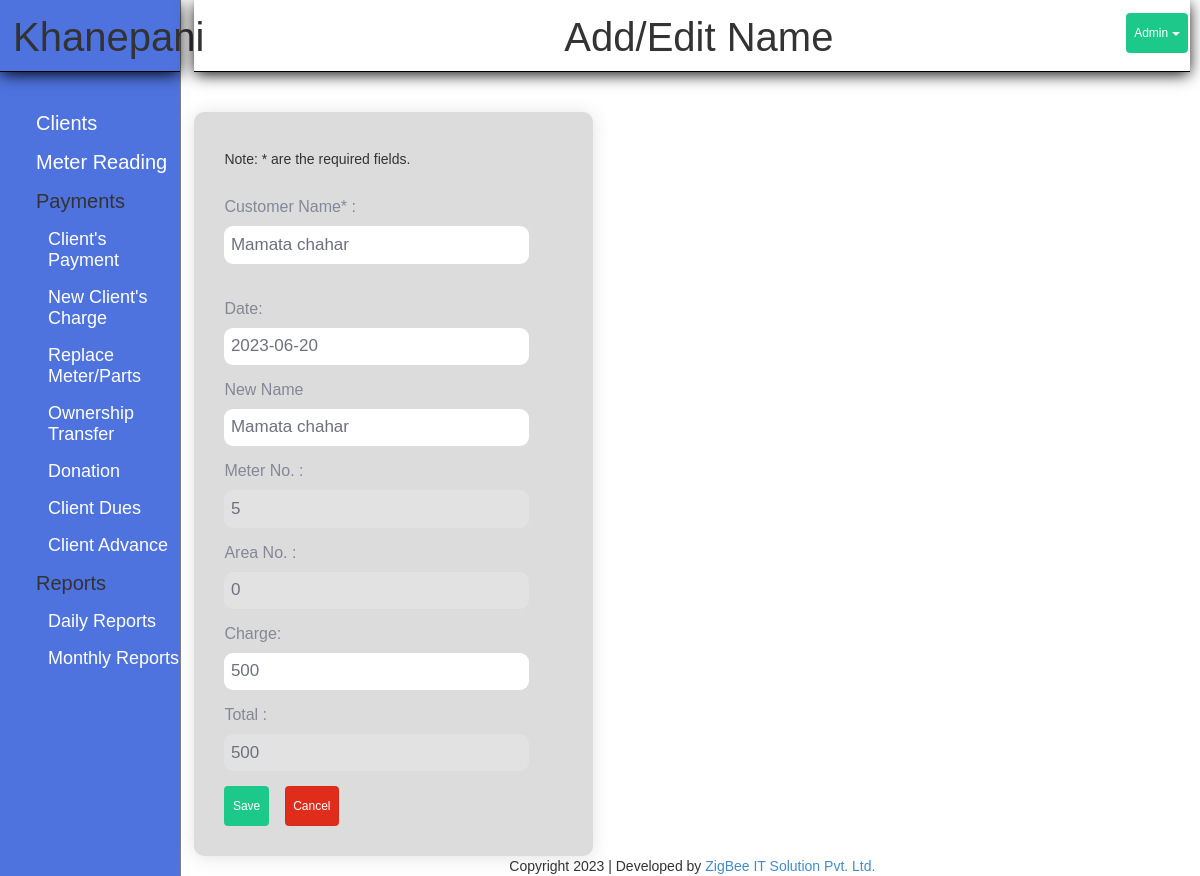
/index.php?page=ownership_transfer_form&edit_id=1&cid=5 (signed in), run on the app's committed database.
### tables this page shows
CREATE TABLE `owner_transfer` (
  `id` int(11) NOT NULL,
  `cid` int(11) NOT NULL,
  `old_owner` text NOT NULL,
  `new_owner` text NOT NULL,
  `charge` int(11) NOT NULL,
  `paid_date` date NOT NULL
);

CREATE TABLE `client` (
  `id` int(11) NOT NULL,
  `name` varchar(30) NOT NULL,
  `phone` bigint(11) NOT NULL,
  `joinned` date DEFAULT NULL,
  `gharnum` varchar(10) DEFAULT NULL,
  `area` varchar(20) NOT NULL,
  `meter` varchar(15) NOT NULL,
  `address` varchar(20) NOT NULL,
  `father` varchar(30) DEFAULT NULL,
  `mother` varchar(30) DEFAULT NULL,
  `grandfather` varchar(50) DEFAULT NULL,
  `remark` text DEFAULT NULL
);

### modules/ownership_transfer/function.php (called while the page is built, shortened)
<?php
	class OwnerModel{
	function getSingle($d)
		{
			global $con;
			$sql = "SELECT owner_transfer.*, client.name,client.meter,client.area
					FROM owner_transfer
					INNER JOIN client
					ON owner_transfer.cid=client.id WHERE owner_transfer.id = ".$d;
			$rs = mysqli_query($con, $sql);
			$row = mysqli_fetch_assoc($rs);
			return $row;
		}
	}
?>

### modules/ownership_transfer/form.php (the view, shortened to what this page needs)
<?php
if(isset($_GET['edit_id']))
{
	$s = $ownership_transfer->getSingle($_GET['edit_id']);
}
?>
<div>
	<h1 class="title">Add/Edit Name</h1>
</div>
	<div class="form-box">
		<form method="post" action="?page=ownership_transfer_form">
			<h5>Note: * are the required fields.</h5> <br>
				<label>Customer Name* : </label>
				<?php if(isset($_GET['edit_id'])){ ?>
					<input type="text"  class="form-controlled" value="<?php echo $s['old_owner']; ?>" name="old_owner">
				<?php } ?>
				<br>
				<label >Date: </label>
				<input type="text" name="paid_date" autocomplete="off" id="nepaliDate5" class="nepali-calendar form-controlled" value="<?php echo $s['paid_date']; ?>" required>
				<label >New Name</label>
				<input type="text" name="new_owner" id="new_owner" class="form-controlled" value="<?php echo $s['name'] ?>" required>
				<div id="clientdetails">
					<label> Meter No. : </label>
					<input type="number" class="form-controlled" value="<?php echo $s['meter']; ?>" name="meter" id="meter" disabled/>
					<label> Area No. : </label>
					<input type="number" id="area" class="form-controlled" value="<?php echo $s['area']; ?>" name="area" disabled />
				</div>
				<label> Charge: </label>
				<input type="number"  class="form-controlled" value="<?php echo $s['charge']; ?>" name="charge" id="charge" />
				<label> Total : </label>
				<input type="number" class="form-controlled" value="<?php echo $s['charge']; ?>" name="total" id="total-disabled"   disabled/>
			<input type="submit" class="btn btn-success btn-man" value="Save" />
			<a href="?page=ownership_transfer" class="btn btn-danger">Cancel</a>
		</form>
	</div>

### style.css (style rules this page uses)
* { margin: 0px; padding: 0px; }
body { font-family: arial; }
a { text-decoration: none !important; }
.title { border-bottom: 1px solid black; box-shadow: 0px 3px 15px -1px #000; padding: 15px 0px 12px 13px; margin: 0px 0px 40px 0px; text-align: center; font-size: 40px; }
.btn { color: #fff; background-color: #1cc88a; border-color: #1cc88a; padding: 1rem .75rem; font-size: 1vw !important; line-height: 1.5; border-radius: .35rem; cursor: pointer; margin-right: 1vw; }
.btn-success { color: #fff; background-color: #1cc88a; border-color: #1cc88a; }
.btn-danger { color: #fff; background-color: #e02d1b; border-color: #d52a1a; }
label { font: normal 16px arial; color: #858796; }
.form-box { width: 40%; padding: 30px; background-color: gainsboro; border-radius: 10px; box-shadow: 0 .15rem 1.75rem 0 rgba(58,59,69,.15)!important; }
.form-controlled { display: block; width: 90%; padding: 0.65rem; border-radius: 9px; border: none; color: #6e707e; margin: 5px 0px 10px 0px; margin-bottom: 15px; font-size: 17px; }

### data on the page
owner_transfer: old_owner "Mamata chahar", paid_date "2023-06-20", new_owner "Mamata chahar", meter "5", area "0", charge "500", total "500"
